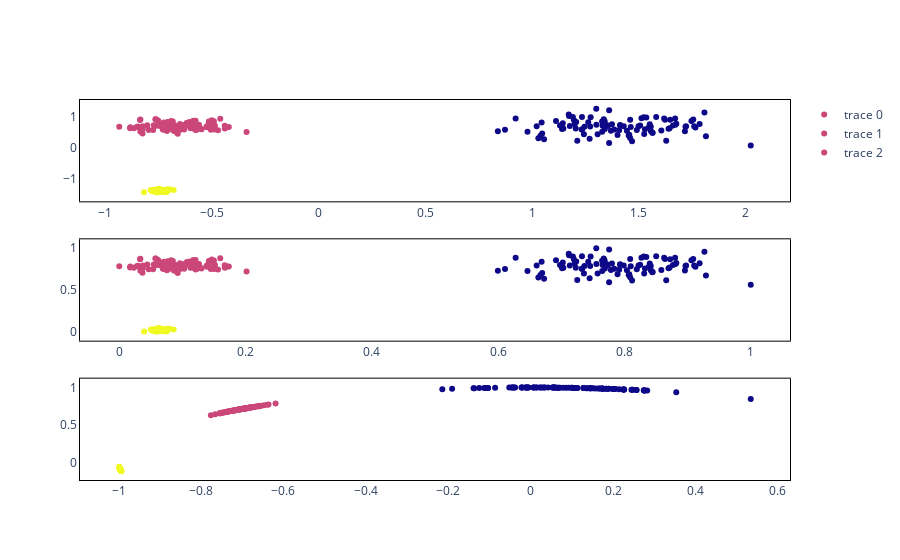

The notebook cell this image was saved under:
### Code cell
fig = make_subplots(rows = 3, cols = 1)
for i, scalar in enumerate([StandardScaler, MinMaxScaler, Normalizer]):
    X_ = scalar().fit(X).transform(X)
    fig.add_scatter(x = X_[:, 0], 
                y = X_[:, 1], 
                mode = 'markers',
                marker_color = y, 
                row = i + 1, col = 1)
fig.update_xaxes(showline = True,
                 linecolor = 'black', 
                 mirror = True, 
                 )
fig.update_yaxes(showline = True,
                 linecolor = 'black', 
                 mirror = True, 
                 )
fig.update_layout(plot_bgcolor = 'white')
fig.show()

### Figure 1 — Plotly figure (JSON) as saved in the notebook; plotly's stock layout.template omitted (floating-point values rounded to 4 significant figures; data arrays with more than 128 entries replaced by an {"elided": "..."} marker saying what was removed)
{"data": [{"marker": {"color": {"elided": "300 int values"}}, "mode": "markers", "type": "scatter", "x": {"elided": "300 float values"}, "xaxis": "x", "y": {"elided": "300 float values"}, "yaxis": "y"}, {"marker": {"color": {"elided": "300 int values"}}, "mode": "markers", "type": "scatter", "x": {"elided": "300 float values"}, "xaxis": "x2", "y": {"elided": "300 float values"}, "yaxis": "y2"}, {"marker": {"color": {"elided": "300 int values"}}, "mode": "markers", "type": "scatter", "x": {"elided": "300 float values"}, "xaxis": "x3", "y": {"elided": "300 float values"}, "yaxis": "y3"}], "layout": {"plot_bgcolor": "white", "xaxis": {"anchor": "y", "domain": [0, 1], "linecolor": "black", "mirror": true, "showline": true}, "xaxis2": {"anchor": "y2", "domain": [0, 1], "linecolor": "black", "mirror": true, "showline": true}, "xaxis3": {"anchor": "y3", "domain": [0, 1], "linecolor": "black", "mirror": true, "showline": true}, "yaxis": {"anchor": "x", "domain": [0.7333, 1], "linecolor": "black", "mirror": true, "showline": true}, "yaxis2": {"anchor": "x2", "domain": [0.3667, 0.6333], "linecolor": "black", "mirror": true, "showline": true}, "yaxis3": {"anchor": "x3", "domain": [0, 0.2667], "linecolor": "black", "mirror": true, "showline": true}}}
